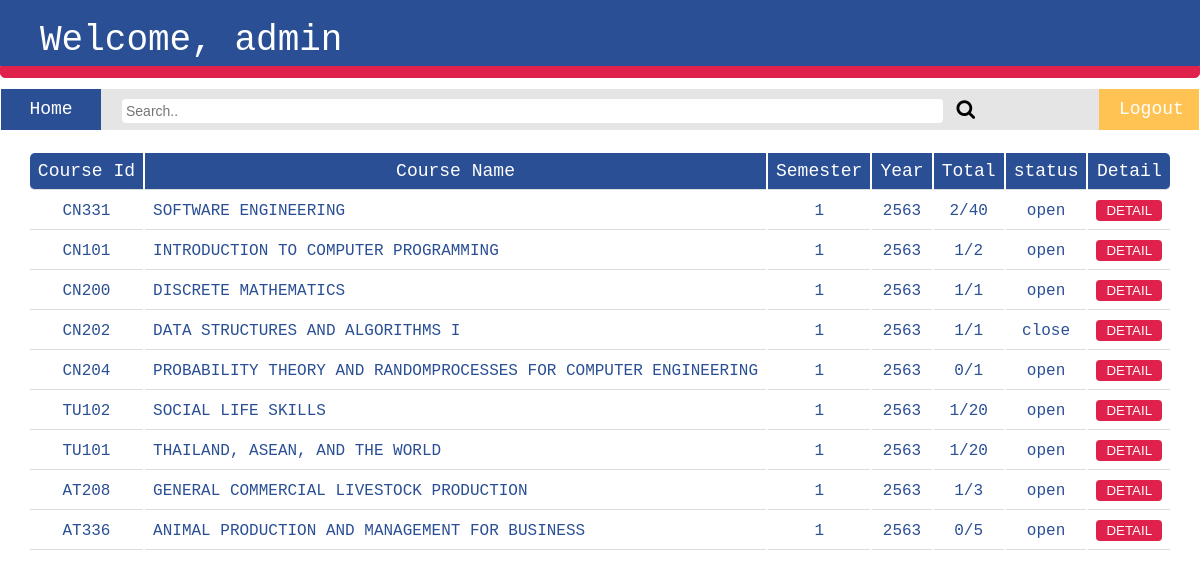
The page /admin (signed in) on the database its author committed.
### users/models.py (models this page shows, shortened)
class Course(models.Model):
    status = [
        ('open','Open'),
        ('close', 'Close'),
    ]
    course_id = models.CharField(max_length=5)
    course_name = models.CharField(max_length=64)
    course_sem = models.CharField(max_length=1)
    course_year = models.CharField(max_length=4)
    course_total = models.CharField(max_length=64)
    course_status = models.CharField(max_length=5, choices=status)

### users/views.py (the view)
# urls.py: path('admin', views.admin, name='admin'),
def admin(request) :
    if not request.user.is_authenticated :
        return HttpResponseRedirect(reverse("login"))
    else :
        if request.user.is_staff :
            courses = Course.objects.all()
            count = []
            for course in courses :
                cnt = Student.objects.filter(course=course).count()
                count.append(cnt)
            return render(request, "users/admin.html", {
                "courses" : list(zip(courses,count))
            })
        else :
            return HttpResponseRedirect(reverse("index"))

### users/templates/users/admin.html (shortened to what this page needs)
{% extends "users/layout.html" %}
{% block body %}
    <h1>Welcome, {{ request.user.username }}</h1>
    <div class="bar-head"></div>
    <link rel="stylesheet" href="https://cdnjs.cloudflare.com/ajax/libs/font-awesome/4.7.0/css/font-awesome.min.css">
    <div class="topnav-admin">
        <a href="{% url 'index' %}">Home</a>
        <div class="search-container">
            <form action="{% url 'search_admin' %}" method="POST">
                <input type="text" placeholder="Search.." name="course_id">
                <button type="submit" value="search"><i class="fa fa-search"></i></button>
            </form>
        </div>
        <a href="{% url 'logout' %}">Logout</a>
    </div>
    {% if not courses %}
        <h3>No Course</h3>
    {% else %}
        <table>
            <tr>
                <th> Course Id </th>
                <th> Course Name </th>
                <th> Semester </th>
                <th> Year </th>
                <th> Total </th>
                <th> status </th>
                <th> Detail </th>
            </tr>
            {% for course,count in courses %}
                <tr>
                    <td>{{ course.course_id }}</td>
                    <td>{{ course.course_name }}</td>
                    <td>{{ course.course_sem }}</td>
                    <td>{{ course.course_year }}</td>
                    <td>{{ count }}/{{ course.course_total }}</td>
                    <td>{{ course.course_status }}</td>
                    <td>
                        <form action="{% url 'detail' %}" method="POST">
                            <button name="detail" type="submit" value="{{ course.course_id }}">DETAIL</button>
                        </form>
                    </td>
                </tr>
            {% endfor %}
        </table>
    {% endif %}
{% endblock %}

### users/templates/users/layout.html (shortened to what this page needs)
{% load static %}
<!DOCTYPE html>
<html lang="en">
    <head>
        <link rel="stylesheet" href="{% static 'css/layout.css' %}" type="text/css">
    </head>
    <body>
        {% block body %}
        {% endblock %}
    </body>
</html>

### users/static/css/layout.css (style rules this page uses)
body { margin:0px; font-family: monospace; }
div { color: #3F966B; background-color: #90EABD; border: 1px solid #3F966B; border-radius: 4px; margin-bottom: 10px; padding: 10px 10px 10px 30px; }
.bar-head { padding: 5px 0px; border-radius: 0px 0px 5px 5px; background-color: #DF214C; border-color: #DF214C; }
h1 { font-size: 36px; font-family: monospace; font-weight: lighter; background-color: #2A4F95; margin: 0; padding: 20px 20px 5px 40px; color: #FFFFFF; }
.topnav-admin { display: grid; grid-template-columns: 100px auto 100px; background-color: #FFFFFF; border-color: #FFFFFF; margin: 0px; padding: 0px; }
.search-container { display: grid; align-content: center; border-radius: 0px; background-color: #E5E5E5; border-color: #E5E5E5; margin: 0px; padding: 5px 20px; }
.search-container input[type=text] { width: 85%; border-radius: 4px; padding: 4px; font-size: 14px; border: none; }
.search-container button { background: #E5E5E5; font-size: 20px; border: none; cursor: pointer; }
a { padding: 10px 20px; text-align: center; color: #FFFFFF; font-size: 18px; }
a:link { text-decoration: none; }
a:nth-child(1) { background-color: #2A4F95; border-color: #2A4F95; border-bottom: 1px solid #2A4F95; }
a:last-child { background-color: #ffc353; border-color: #ffc353; border-bottom: 1px solid #ffc353; }
table { margin: auto; font-family: monospace; font-weight: lighter; padding-top: 20px; }
table th { font-family: monospace; font-weight: lighter; font-size: 18px; color: #FFFFFF; background-color: #2A4F95; }
table td { color: #2A4F95; font-size: 16px; }
th, td { padding: 8px; border-bottom: 1px solid #ddd; text-align: center; }
td:nth-child(2) { text-align: left; }
th:first-child { border-radius: 5px 0px 0px 5px; }
th:last-child { border-radius: 0px 5px 5px 0px; }
td button { border: #DF214C; border-radius: 4px; color: #FFFFFF; background-color: #DF214C; padding: 3px 10px; }

### rows shown on the page
Course: course_id "CN331", course_name "SOFTWARE ENGINEERING", course_sem "1", course_year "2563", count "2", course_total "40", course_status "open"
Course: course_id "CN101", course_name "INTRODUCTION TO COMPUTER PROGRAMMING", course_sem "1", course_year "2563", course_total "2", course_status "open"
Course: course_id "CN200", course_name "DISCRETE MATHEMATICS", course_sem "1", course_year "2563", count "1", course_total "1", course_status "open"
Course: course_id "CN202", course_name "DATA STRUCTURES AND ALGORITHMS I", course_sem "1", course_year "2563", count "1", course_total "1", course_status "close"
Course: course_id "CN204", course_name "PROBABILITY THEORY AND RANDOMPROCESSES FOR COMPUTER ENGINEERING", course_sem "1", course_year "2563", count "0", course_total "1", course_status "open"
Course: course_id "TU102", course_name "SOCIAL LIFE SKILLS", course_sem "1", course_year "2563", course_total "20", course_status "open"
Course: course_id "TU101", course_name "THAILAND, ASEAN, AND THE WORLD", course_sem "1", course_year "2563", course_total "20", course_status "open"
Course: course_id "AT208", course_name "GENERAL COMMERCIAL LIVESTOCK PRODUCTION", course_sem "1", course_year "2563", course_total "3", course_status "open"
Course: course_id "AT336", course_name "ANIMAL PRODUCTION AND MANAGEMENT FOR BUSINESS", course_sem "1", course_year "2563", count "0", course_total "5", course_status "open"

### other values the page prints
{{ request.user.username }} "admin"
